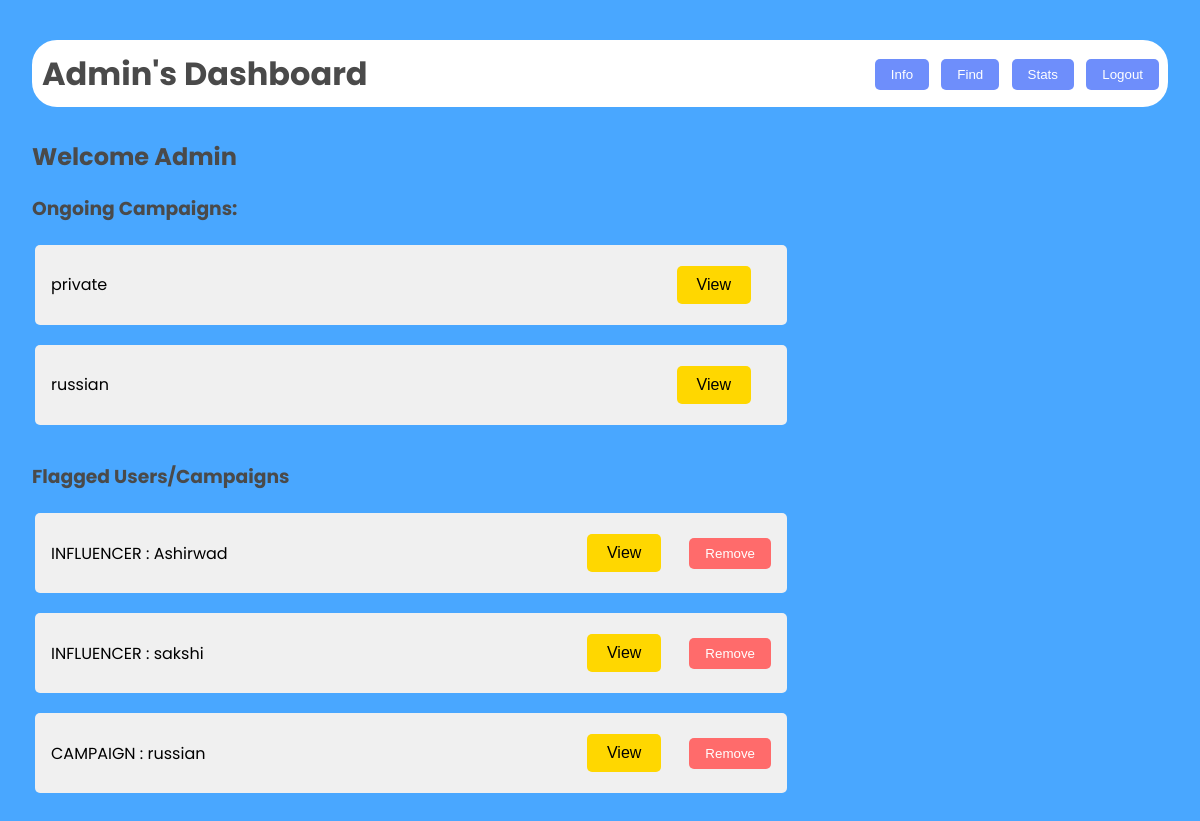
The app's page /adminhome (signed in), older data.
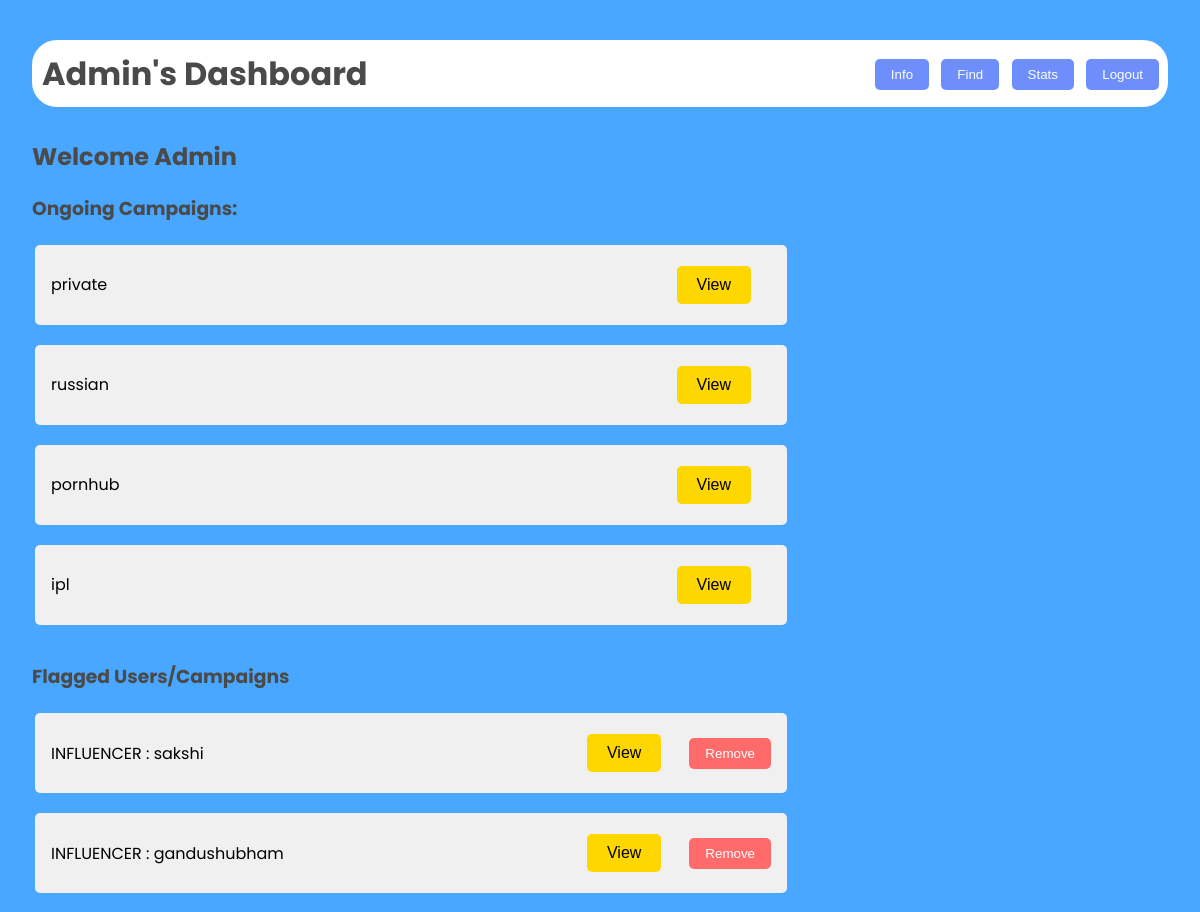
The same page, newer data.
### models.py (models this page shows)
class Campaign(db.Model):
    __tablename__ = 'campaign'
    campaignid = db.Column(db.Integer, primary_key=True, autoincrement=True)
    sname = db.Column(db.String, db.ForeignKey('sponsor.usename'), nullable=False)
    iname = db.Column(db.String, db.ForeignKey('influencer.usename'))
    cname = db.Column(db.String, nullable=False)
    budget = db.Column(db.Integer, nullable=False)
    desc = db.Column(db.String, nullable=False)
    startdate = db.Column(db.Integer, nullable=False)
    enddate = db.Column(db.Integer, nullable=False)
    public = db.Column(db.Integer, nullable=False)
    job = db.Column(db.String, nullable=False)
    flag = db.Column(db.Integer, nullable=False, default=0 )

class Influencer(db.Model):
    __tablename__ = 'influencer'
    inid=db.Column(db.Integer,primary_key=True)
    iname = db.Column(db.String, nullable=False)
    usename = db.Column(db.String, unique=True)
    email = db.Column(db.String, nullable=False)
    password = db.Column(db.String, nullable=False)
    platform = db.Column(db.String, nullable=False)
    number = db.Column(db.Integer, nullable=False)
    reach = db.Column(db.Integer, nullable=False)
    flag = db.Column(db.Integer, nullable=False, default=0)

### main.py (the view)
@app.route('/adminhome')
def adminhome():
    if 'username' in session:
        camp=Campaign.query.all()
        iflag=Influencer.query.filter_by(flag=1)
        sflag=Sponsor.query.filter_by(flag=1)
        cflag=Campaign.query.filter_by(flag=1)
        return render_template("admin_main.html",camp=camp,iflag=iflag,sflag=sflag,cflag=cflag)
    else:
        return redirect('/admin')#change to home later

### templates/admin_main.html (shortened to what this page needs)
<!DOCTYPE html>
<html lang="en">
<head>
    <link rel="stylesheet" href="/static/dash.css">
</head>
<body>
    <div class="dashboard">
        <header>
            <h1>Admin's Dashboard</h1>
            <nav>
                <a href="/adminhome"><button>Info</button></a>
                <a href="/adminfind"><button>Find</button></a>
                <a href="/adminstatistics"><button>Stats</button></a>
                <a href="/logout"><button>Logout</button></a>
            </nav>
        </header>
        <main>
            <h2>Welcome Admin</h2>
            <h3>Ongoing Campaigns:</h3>
            <div class="campaignlist">
                <table>
                    {% for c in camp %}
                    <tr>
                        <td>
                            <div class="campaign">
                                <span>{{ c.cname }}</span>
                                <button class="viewopen" data-popup-id="popup-camp-{{ c.campaignid }}">View</button>
                            </div>
                        </td>
                    </tr>
                    {% endfor %}
                </table>
            </div>
            <h3>Flagged Users/Campaigns</h3>
            <div class="flaggedlist">
                <table>
                    {% for f in iflag %}
                    <tr>
                        <td>
                            <div class="flagged">
                                <span>INFLUENCER : {{ f.iname }}</span>
                                <div style="display: inline-flex;">
                                    <button class="viewopen" data-popup-id="popup-iflag-{{ f.inid }}">View</button>
                                    <form action="/flag" method="post">
                                        <button type="submit" class="remove" name="flagvalue" value="0,{{ f.usename }}">Remove</button>
                                    </form>
                                </div>
                            </div>
                        </td>
                    </tr>
                    {% endfor %}
                    {% for f in cflag %}
                    <tr>
                        <td>
                            <div class="flagged">
                                <span>CAMPAIGN : {{ f.cname }}</span>
                                <div style="display: inline-flex;">
                                    <button class="viewopen" data-popup-id="popup-cflag-{{ f.campaignid }}">View</button>
                                    <form action="/flag" method="post">
                                        <button type="submit" class="remove" name="flagvalue" value="0,{{ f.campaignid }}">Remove</button>
                                    </form>
                                </div>
                            </div>
                        </td>
                    </tr>
                    {% endfor %}
                </table>
            </div>
        </main>
    </div>
</body>
</html>

Row changes from the older to the newer data that the page shows:
no longer on one of the page's lists (row edited): Campaign: cname "russian"
no longer on this page (row edited): Influencer: iname "Ashirwad"
added Campaign: cname "pornhub", shown under "Ongoing Campaigns:"
added Campaign: cname "ipl", shown under "Ongoing Campaigns:"
added Influencer: iname "gandushubham"
